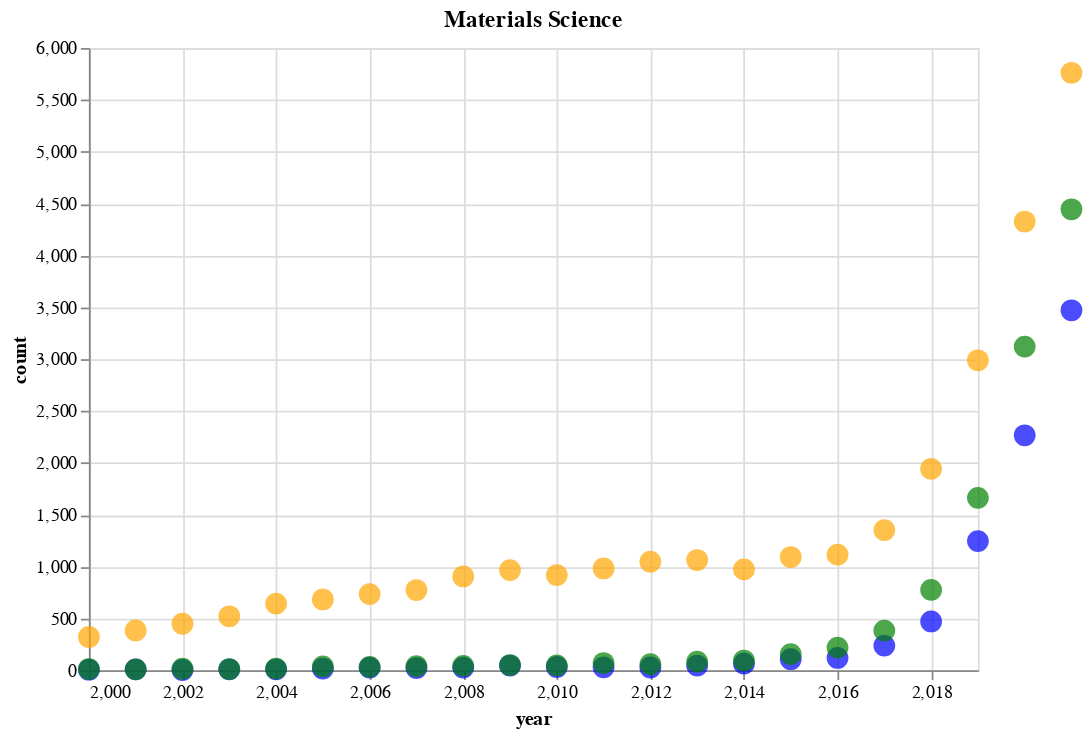

Source (notebook cell):
### Markdown cell above
## All Together

### Code cell
charts[0] + charts[1] + charts[2]

### Figure 1 — Vega-Lite specification as saved in the notebook (floating-point values rounded to 4 significant figures)
{"config": {"view": {"continuousWidth": 400, "continuousHeight": 300}}, "layer": [{"data": {"name": "data-69835049cac7820ea6274155da5b46ea"}, "mark": {"type": "circle", "color": "blue", "size": 150}, "encoding": {"x": {"field": "year", "scale": {"domain": [2000, 2019]}, "type": "quantitative"}, "y": {"field": "count", "type": "quantitative"}}, "height": 350, "title": "Materials Science", "width": 500}, {"data": {"name": "data-f91c3af86b01ee4e568e2b8b50d8b99f"}, "mark": {"type": "circle", "color": "orange", "size": 150}, "encoding": {"x": {"field": "year", "scale": {"domain": [2000, 2019]}, "type": "quantitative"}, "y": {"field": "count", "type": "quantitative"}}, "height": 350, "title": "Chemistry", "width": 500}, {"data": {"name": "data-336a310c057d2316448377c9a4ad0a03"}, "mark": {"type": "circle", "color": "green", "size": 150}, "encoding": {"x": {"field": "year", "scale": {"domain": [2000, 2019]}, "type": "quantitative"}, "y": {"field": "count", "type": "quantitative"}}, "height": 350, "title": "Physics", "width": 500}], "$schema": "https://vega.github.io/schema/vega-lite/v4.17.0.json", "datasets": {"data-69835049cac7820ea6274155da5b46ea": [{"year": 2021, "count": 3471}, {"year": 2020, "count": 2266}, {"year": 2019, "count": 1246}, {"year": 2018, "count": 471}, {"year": 2017, "count": 238}, {"year": 2016, "count": 119}, {"year": 2015, "count": 107}, {"year": 2014, "count": 64}, {"year": 2013, "count": 46}, {"year": 2012, "count": 27}, {"year": 2011, "count": 29}, {"year": 2010, "count": 32}, {"year": 2009, "count": 46}, {"year": 2008, "count": 26}, {"year": 2007, "count": 22}, {"year": 2006, "count": 26}, {"year": 2005, "count": 17}, {"year": 2004, "count": 10}, {"year": 2003, "count": 9}, {"year": 2002, "count": 3}, {"year": 2001, "count": 9}, {"year": 2000, "count": 6}], "data-f91c3af86b01ee4e568e2b8b50d8b99f": [{"year": 2021, "count": 5761}, {"year": 2020, "count": 4327}, {"year": 2019, "count": 2989}, {"year": 2018, "count": 1942}, {"year": 2017, "count": 1352}, {"year": 2016, "count": 1115}, {"year": 2015, "count": 1092}, {"year": 2014, "count": 973}, {"year": 2013, "count": 1063}, {"year": 2012, "count": 1047}, {"year": 2011, "count": 982}, {"year": 2010, "count": 918}, {"year": 2009, "count": 966}, {"year": 2008, "count": 905}, {"year": 2007, "count": 774}, {"year": 2006, "count": 735}, {"year": 2005, "count": 683}, {"year": 2004, "count": 643}, {"year": 2003, "count": 521}, {"year": 2002, "count": 449}, {"year": 2001, "count": 384}, {"year": 2000, "count": 321}], "data-336a310c057d2316448377c9a4ad0a03": [{"year": 2021, "count": 4445}, {"year": 2020, "count": 3121}, {"year": 2019, "count": 1663}, {"year": 2018, "count": 775}, {"year": 2017, "count": 383}, {"year": 2016, "count": 219}, {"year": 2015, "count": 156}, {"year": 2014, "count": 94}, {"year": 2013, "count": 84}, {"year": 2012, "count": 59}, {"year": 2011, "count": 70}, {"year": 2010, "count": 47}, {"year": 2009, "count": 51}, {"year": 2008, "count": 43}, {"year": 2007, "count": 39}, {"year": 2006, "count": 33}, {"year": 2005, "count": 37}, {"year": 2004, "count": 16}, {"year": 2003, "count": 12}, {"year": 2002, "count": 15}, {"year": 2001, "count": 9}, {"year": 2000, "count": 12}]}}
